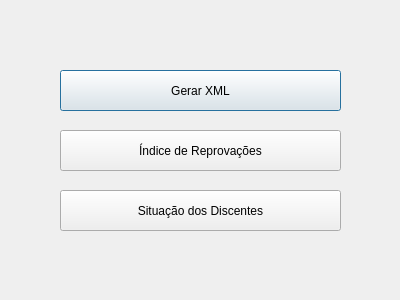
<?xml version="1.0" encoding="UTF-8"?>
<ui version="4.0">
 <class>TelaCoordenador</class>
 <widget class="QDialog" name="TelaCoordenador">
  <property name="geometry">
   <rect>
    <x>0</x>
    <y>0</y>
    <width>400</width>
    <height>300</height>
   </rect>
  </property>
  <property name="windowTitle">
   <string>Dialog</string>
  </property>
  <widget class="QPushButton" name="pushButton_gerarXml">
   <property name="geometry">
    <rect>
     <x>60</x>
     <y>70</y>
     <width>281</width>
     <height>41</height>
    </rect>
   </property>
   <property name="text">
    <string>Gerar XML</string>
   </property>
  </widget>
  <widget class="QPushButton" name="pushButton_indiceDeReprovacoes">
   <property name="geometry">
    <rect>
     <x>60</x>
     <y>130</y>
     <width>281</width>
     <height>41</height>
    </rect>
   </property>
   <property name="text">
    <string>Índice de Reprovações</string>
   </property>
  </widget>
  <widget class="QPushButton" name="pushButton_situacaoDosDiscentes">
   <property name="geometry">
    <rect>
     <x>60</x>
     <y>190</y>
     <width>281</width>
     <height>41</height>
    </rect>
   </property>
   <property name="text">
    <string>Situação dos Discentes</string>
   </property>
  </widget>
 </widget>
 <resources/>
 <connections/>
</ui>
